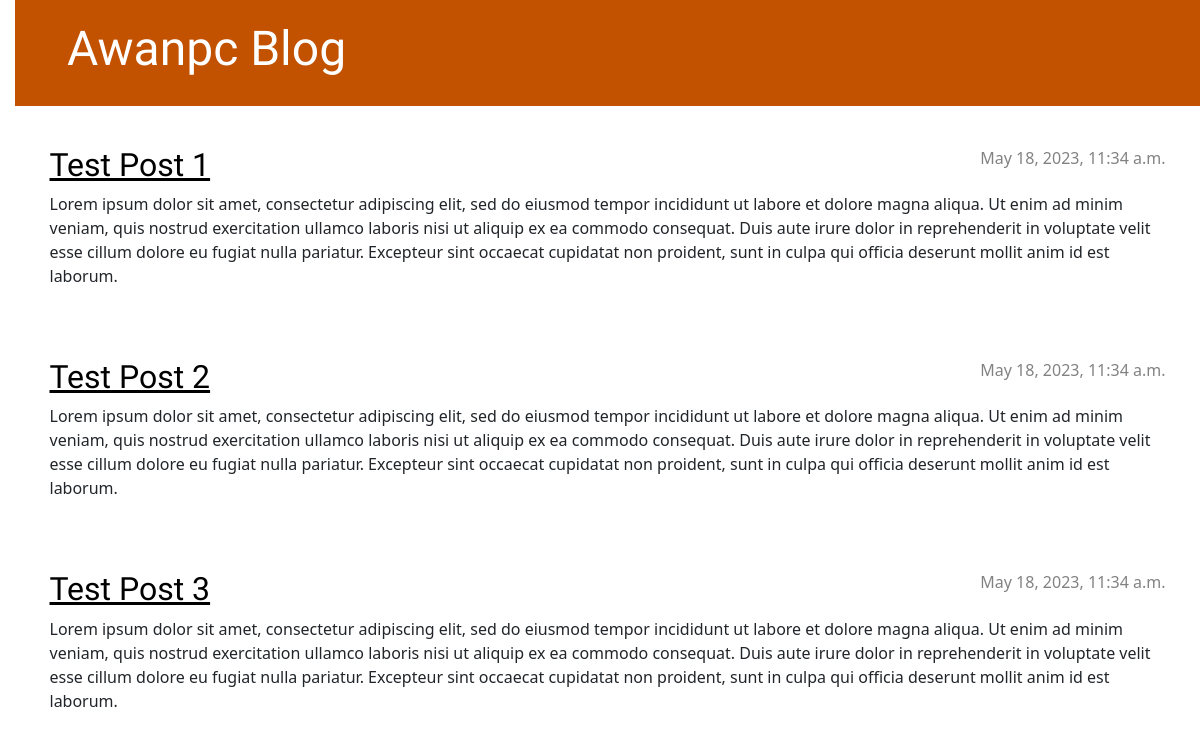
The app's page /, older data.
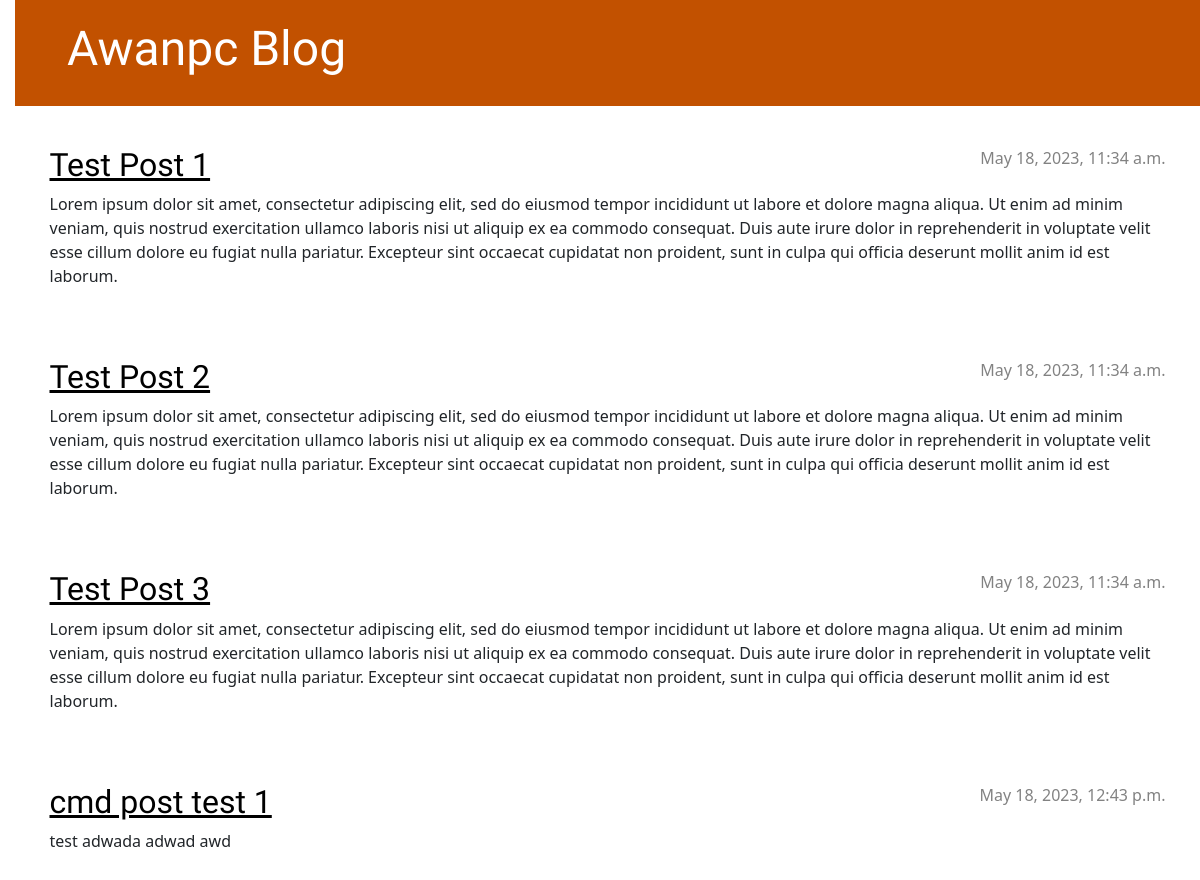
The same page, newer data.
### blog/models.py (models this page shows, shortened)
class Post(models.Model):
    author = models.ForeignKey(settings.AUTH_USER_MODEL, on_delete=models.CASCADE)
    title = models.CharField(max_length=200)
    text = models.TextField()
    created_date = models.DateTimeField(default=timezone.now)
    published_date = models.DateTimeField(blank=True, null=True)

### blog/views.py (the view)
# urls.py: path('', views.post_list, name='post_list'),
def post_list(request):
    posts = Post.objects.filter(published_date__lte=timezone.now()).order_by('published_date')
    return render(request, 'blog/post_list.html', {'posts' : posts})

### blog/templates/blog/post_list.html (shortened to what this page needs)
{% extends 'blog/base.html' %} {% block content %} {% for post in posts %}
<article class="post">
  {% if post.published_date %}
  <time class="date"> {{ post.published_date }} </time>
  {% endif %}
  <h2><a href="{% url 'post_detail' pk=post.pk %}">{{ post.title }}</a></h2>
  <p>{{ post.text|linebreaksbr }}</p>
</article>
{% endfor %} {% endblock %}

Row changes from the older to the newer data that the page shows:
added Post: published_date "May 18, 2023, 12:43 p.m.", title "cmd post test 1", text "test adwada adwad awd"
